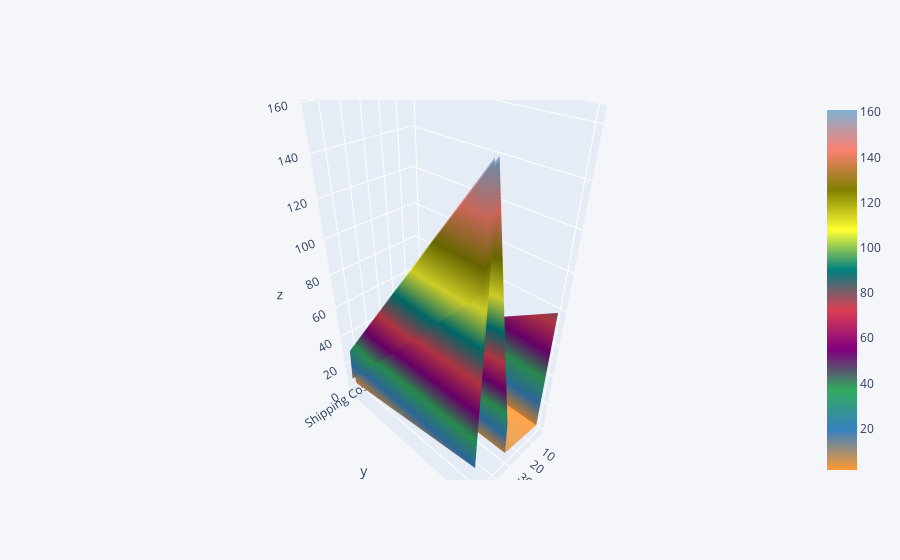

The cell this chart's notebook holds for it:
### Code cell
dfb.iplot(kind='surface')

### Figure 1 — Plotly figure (JSON) as saved in the notebook; plotly's stock layout.template omitted (floating-point values rounded to 4 significant figures)
{"data": [{"colorscale": [[0, "rgb(255, 153, 51)"], [0.1111, "rgb(55, 128, 191)"], [0.2222, "rgb(50, 171, 96)"], [0.3333, "rgb(128, 0, 128)"], [0.4444, "rgb(219, 64, 82)"], [0.5556, "rgb(0, 128, 128)"], [0.6667, "rgb(255, 255, 51)"], [0.7778, "rgb(128, 128, 0)"], [0.8889, "rgb(251, 128, 114)"], [1, "rgb(128, 177, 211)"]], "type": "surface", "x": [3, 4, 5, 6, 31, 32, 53, 54, 55, 56], "y": ["Shipping Cost", "Unit Price"], "z": [[19.99, 2.31, 4.2, 1.63, 5.15, 4.86, 30, 4, 30, 8.99], [78.69, 3.28, 3.28, 3.58, 5.98, 29.14, 161.0, 17.98, 161.0, 116.0]]}], "layout": {"legend": {"bgcolor": "#F5F6F9", "font": {"color": "#4D5663"}}, "paper_bgcolor": "#F5F6F9", "plot_bgcolor": "#F5F6F9", "title": {"font": {"color": "#4D5663"}}, "xaxis": {"gridcolor": "#E1E5ED", "showgrid": true, "tickfont": {"color": "#4D5663"}, "title": {"font": {"color": "#4D5663"}, "text": ""}, "zerolinecolor": "#E1E5ED"}, "yaxis": {"gridcolor": "#E1E5ED", "showgrid": true, "tickfont": {"color": "#4D5663"}, "title": {"font": {"color": "#4D5663"}, "text": ""}, "zerolinecolor": "#E1E5ED"}}}
